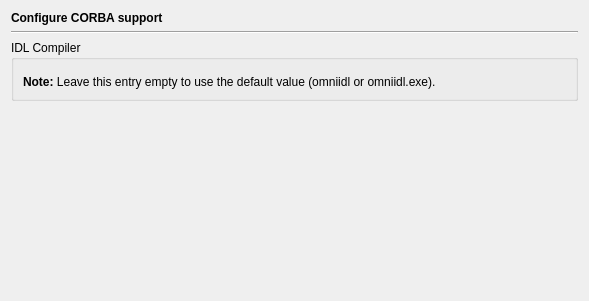
<?xml version="1.0" encoding="UTF-8"?>
<ui version="4.0">
 <class>CorbaPage</class>
 <widget class="QWidget" name="CorbaPage">
  <property name="geometry">
   <rect>
    <x>0</x>
    <y>0</y>
    <width>589</width>
    <height>301</height>
   </rect>
  </property>
  <layout class="QVBoxLayout">
   <item>
    <widget class="QLabel" name="headerLabel">
     <property name="text">
      <string>&lt;b&gt;Configure CORBA support&lt;/b&gt;</string>
     </property>
    </widget>
   </item>
   <item>
    <widget class="Line" name="line13">
     <property name="frameShape">
      <enum>QFrame::HLine</enum>
     </property>
     <property name="frameShadow">
      <enum>QFrame::Sunken</enum>
     </property>
     <property name="orientation">
      <enum>Qt::Horizontal</enum>
     </property>
    </widget>
   </item>
   <item>
    <widget class="QGroupBox" name="groupBox">
     <property name="title">
      <string>IDL Compiler</string>
     </property>
     <layout class="QVBoxLayout" name="verticalLayout">
      <item>
       <widget class="EricPathPicker" name="idlPicker" native="true">
        <property name="focusPolicy">
         <enum>Qt::StrongFocus</enum>
        </property>
        <property name="toolTip">
         <string>Enter the path to the IDL compiler.</string>
        </property>
       </widget>
      </item>
      <item>
       <widget class="QLabel" name="textLabel1_4">
        <property name="text">
         <string>&lt;b&gt;Note:&lt;/b&gt; Leave this entry empty to use the default value (omniidl or omniidl.exe).</string>
        </property>
       </widget>
      </item>
     </layout>
    </widget>
   </item>
   <item>
    <spacer>
     <property name="orientation">
      <enum>Qt::Vertical</enum>
     </property>
     <property name="sizeHint" stdset="0">
      <size>
       <width>20</width>
       <height>81</height>
      </size>
     </property>
    </spacer>
   </item>
  </layout>
 </widget>
 <customwidgets>
  <customwidget>
   <class>EricPathPicker</class>
   <extends>QWidget</extends>
   <header>EricWidgets/EricPathPicker.h</header>
   <container>1</container>
  </customwidget>
 </customwidgets>
 <resources/>
 <connections/>
</ui>
